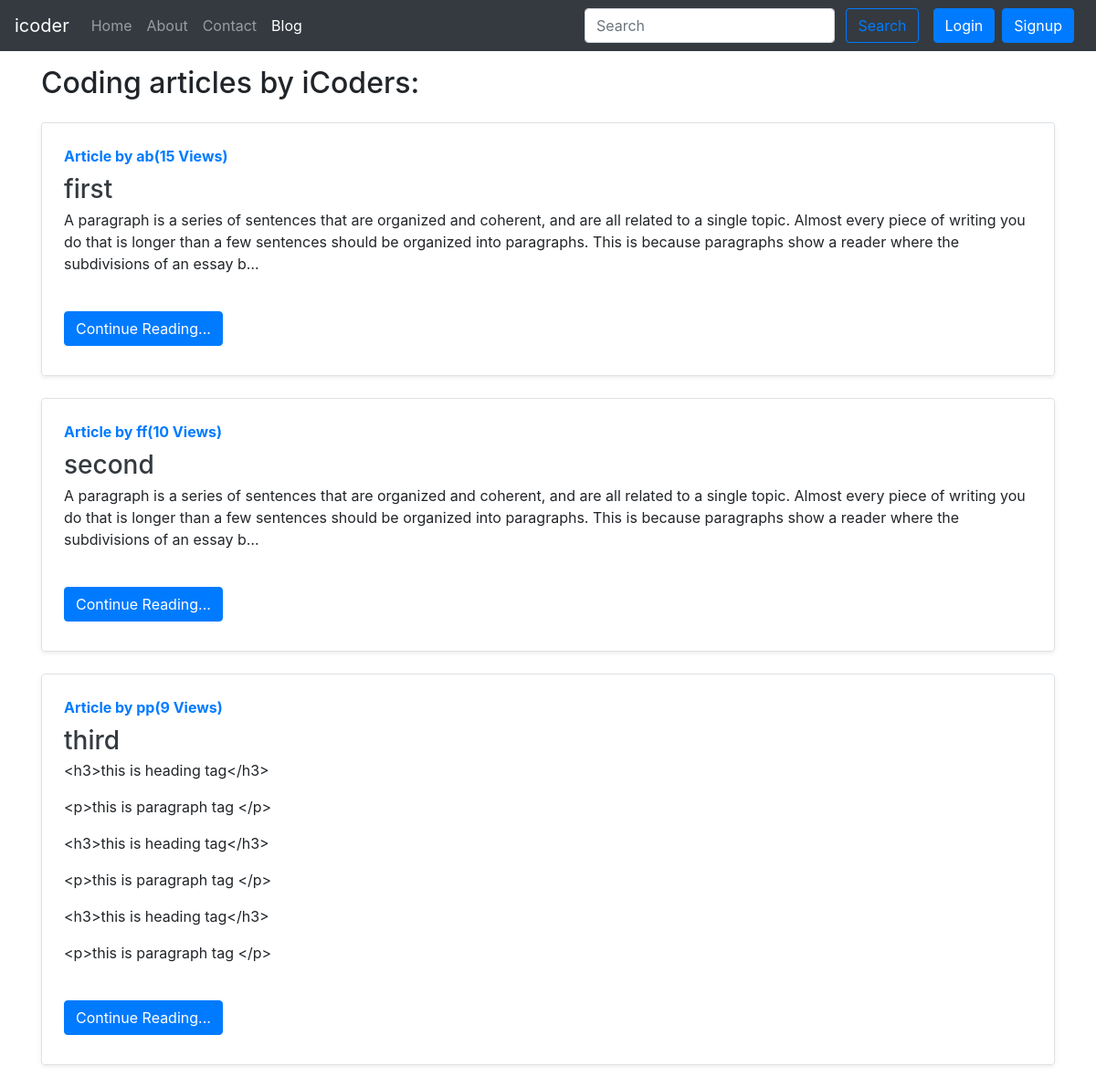
Screenshot of /blog/ with the database file from the repository.
### blog/models.py (models this page shows, shortened)
class Post(models.Model):
    sno = models.AutoField(primary_key=True)
    title = models.CharField(max_length=70)
    content = models.TextField()
    author =models.CharField(max_length=13)
    slug = models.CharField(max_length=130)
    views = models.IntegerField()
    timestamp = models.DateTimeField(blank=True)

### blog/views.py (the view)
# urls.py: path('', views.blogHome, name='blogHome'),
def blogHome(request):
    allpost = Post.objects.all()
    context = {'allposts':allpost}
    return render(request,'blog/bloghome.html',context)

### templates/blog/bloghome.html (shortened to what this page needs)
{% extends 'base.html' %}
{% block blogactive %} active {% endblock blogactive %}
{% block body %}
<div class="container my-3">
    <h2>Coding articles by iCoders:</h2>
    {% for post in allposts %}
    <div class="row no-gutters border rounded overflow-hidden flex-md-row my-4 mb-4 shadow-sm h-md-250 position-relative">
        <div class="col p-4 d-flex flex-column position-static">
          <strong class="d-inline-block mb-2 text-primary">Article by {{post.author}}({{post.views}} Views)</strong>
          <h3 class="mb-0 "> <a class="text-dark" href="/blog/{{post.slug}}" >{{post.title}}</a></h3>
          <p class="card-text mb-auto"><div class="preview">{{post.content | safe | truncatechars:300}}</div></p>
            <div class="my-2">
                <a href="/blog/{{post.slug}}" role="button" class="btn btn-primary">Continue Reading...</a>
            </div>
        </div>
      </div>
      {% endfor %}
</div>
{% endblock body %}

### rows the page displays
Post: author "ab", views "15", title "first", content "A paragraph is a series of sentences that are organized and coherent, and are all related to a single topic. Almost every piece of writing you do that is longer than a few sentences should be organized into paragraphs. This is because paragraphs show a reader where the subdivisions of an essay b…"
Post: author "ff", views "10", title "second", content "A paragraph is a series of sentences that are organized and coherent, and are all related to a single topic. Almost every piece of writing you do that is longer than a few sentences should be organized into paragraphs. This is because paragraphs show a reader where the subdivisions of an essay b…"
Post: author "pp", views "9", title "third", content "<h3>this is heading tag</h3> <p>this is paragraph tag </p> <h3>this is heading tag</h3> <p>this is paragraph tag </p> <h3>this is heading tag</h3> <p>this is paragraph tag </p>"
